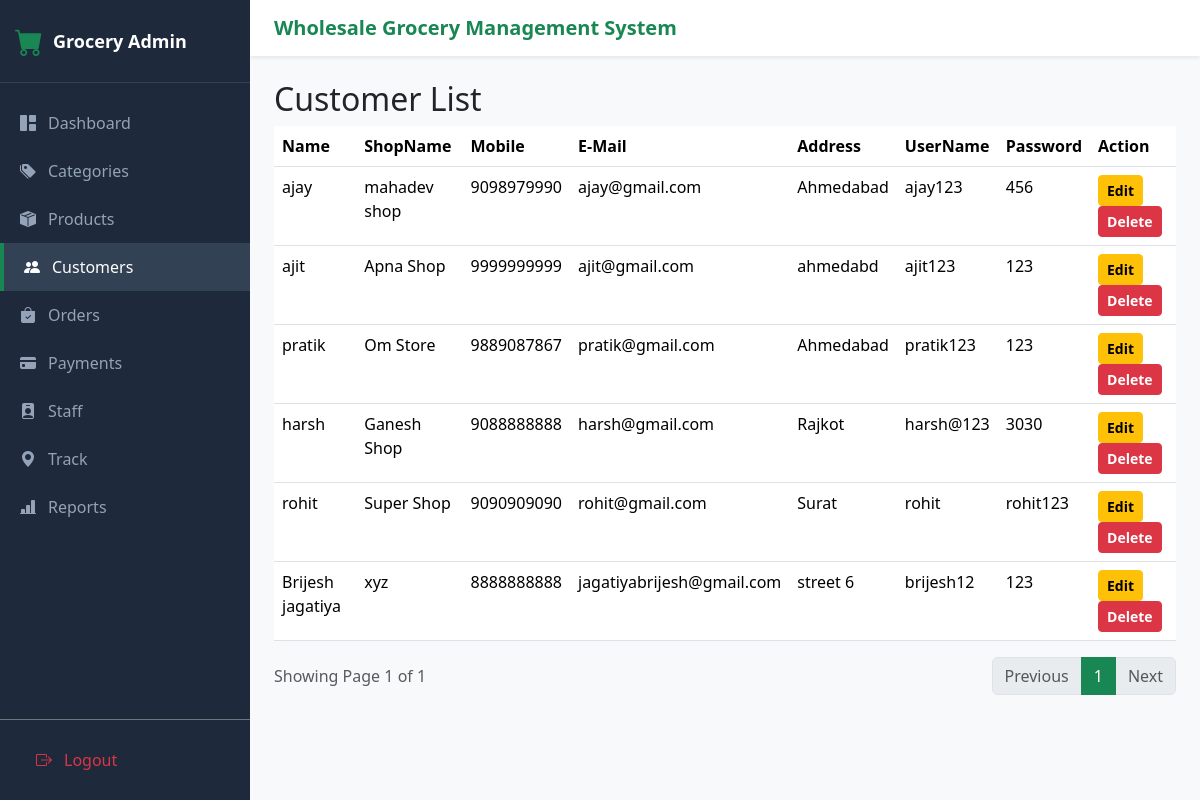
Page /customer-list/ (signed in) on the earlier database version.
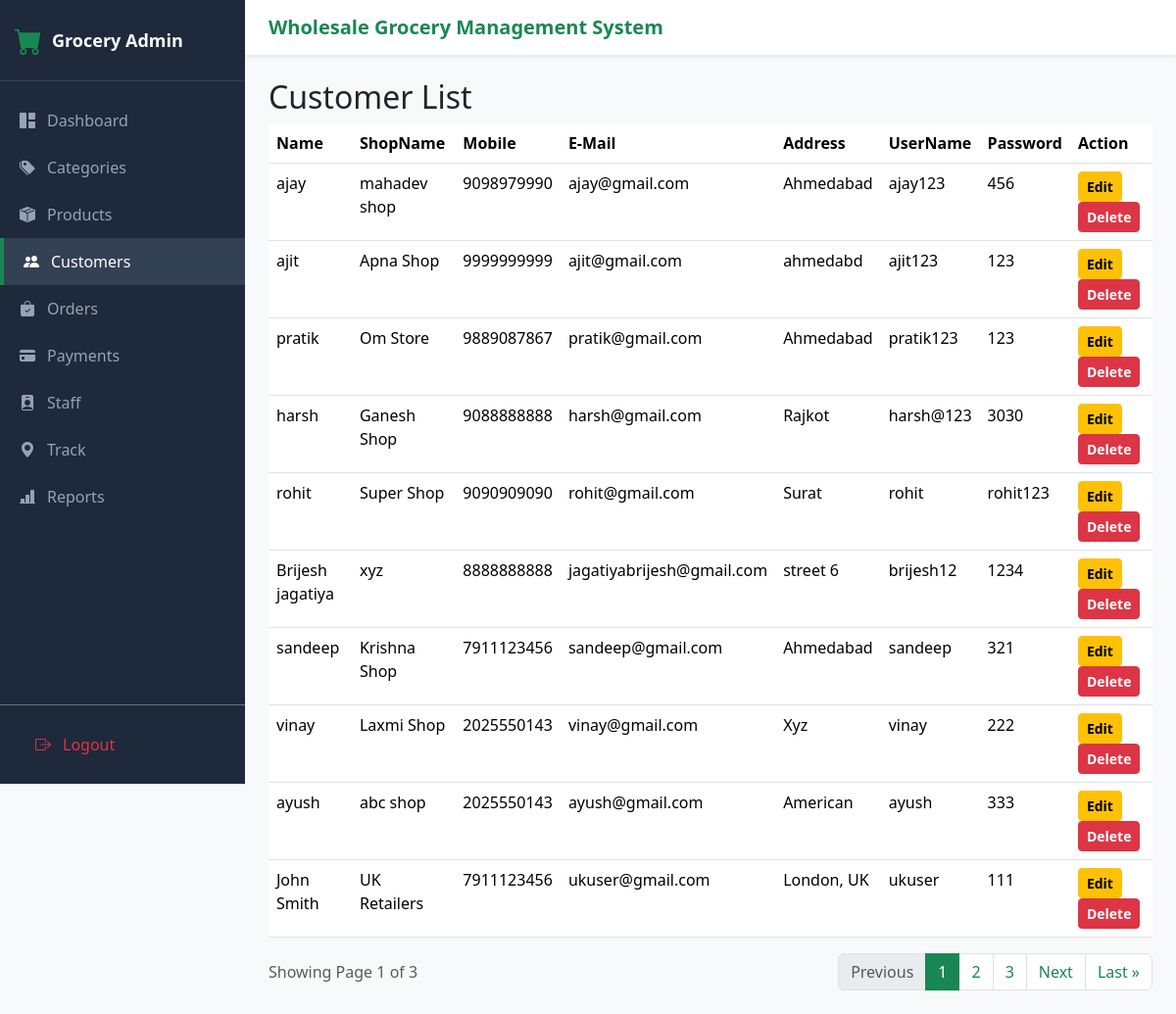
Same page on the later database version.
### GroceryApp/models.py (models this page shows, shortened)
class Customer(models.Model):
    user = models.OneToOneField(User,on_delete=models.CASCADE, null=True, blank=True)
    name = models.CharField(max_length=100)
    shopname = models.CharField(max_length=100)
    mobile = models.CharField(max_length=15)
    country = models.CharField(max_length=50,null=True,blank=True)
    country_code = models.CharField(max_length=10,null=True, blank=True)
    currency_symbol = models.CharField(max_length=10,null=True, blank=True)
    currency_code = models.CharField(max_length=10,null=True, blank=True)
    email = models.EmailField(unique=True)
    address = models.TextField()
    username = models.CharField(max_length=100,unique=True)
    password = models.CharField(max_length=100)

### GroceryApp/views.py (the view)
# urls.py: path("customer-list/",views.customer,name="customer"),
def customer(request):
    if not request.session.get('is_admin'):
        return redirect('/admin-login/')
    customers = Customer.objects.all().order_by('id')
    paginator = Paginator(customers,10)
    page_number = request.GET.get('page')
    customers =  paginator.get_page(page_number)
    return render(request,"admin/customer.html",{'customers':customers})

### templates/admin/customer.html (shortened to what this page needs)
{% extends 'admin/admin_base.html' %}
{% block content %}
<!DOCTYPE html>
<html lang="en">
<head>
</head>
<body>
       <h2>Customer List</h2>
       <table class="table table-border table-hover">
        <thead>
          <tr>
            <th>Name</th>
            <th>ShopName</th>
            <th>Mobile</th>
            <th>E-Mail</th>
            <th>Address</th>
            <th>UserName</th>
            <th>Password</th>
            <th>Action</th>
          </tr>
        </thead>
       <tbody class="tbody">
        {% for customer in customers  %}
        <tr>
            <td>{{ customer.name }}</td>
            <td>{{ customer.shopname }}</td>
            <td>{{ customer.mobile }}</td>
            <td>{{ customer.email }}</td>
            <td>{{ customer.address }}</td>
            <td>{{ customer.username }}</td>
            <td>{{ customer.password }}</td>
            <td>
              <a href="{% url 'edit_customer' customer.id %}" class="btn btn-warning btn-sm fw-bold">Edit</a>
              <a href="{% url 'delete_customer' customer.id %}" class="btn btn-danger btn-sm fw-bold" onclick="return confirm('Are you sure you want to delete this customer?');">Delete</a>
            </td>
        </tr>
        {% endfor %}
       </tbody>
       </table>
       <div class="d-flex justify-content-between align-items-center mt-3">
        <div>
          <span class="text-muted">
            Showing Page {{ customers.number }} of {{ customers.paginator.num_pages }}
          </span>
        </div>
        <nav>
          <ul class="pagination mb-0">
            {% if customers.has_previous %}
              <li class="page-item">
                <a class="page-link text-success" href="?page=1">&laquo; First</a>
              </li>
              <li class="page-item">
                <a class="page-link text-success" href="?page={{ customers.previous_page_number }}">Previous</a>
              </li>
            {% else %}
              <li class="page-item disabled">
                 <span class="page-link">Previous</span>
              </li>
            {% endif %}
            {% for num in customers.paginator.page_range %}
              {% if customers.number == num %}
                <li class="page-item active">
                  <span class="page-link bg-success border-success text-white">{{ num }}</span>
                </li>
              {% elif num > customers.number|add:'-3' and num < customers.number|add:'3' %}
                <li class="page-item">
                  <a class="page-link text-success" href="?page={{ num }}">{{ num }}</a>
                </li>
              {% endif %}
              {% endfor %}
              {% if customers.has_next %}
                <li class="page-item">
                  <a class="page-link text-success" href="?page={{ customers.next_page_number }}">Next</a>
                </li>
                <li class="page-item">
                  <a class="page-link text-success" href="?page={{ customers.paginator.num_pages }}">Last &raquo;</a>
                </li>
              {% else %}
                <li class="page-item disabled">
                  <span class="page-link">Next</span>
                </li>
              {% endif %}
          </ul>
        </nav>
       </div>
</body>
</html>
{% endblock %}

Differences in the rows shown:
changed Customer "Brijesh jagatiya": password "123" → "1234"
added Customer: name "sandeep", shopname "Krishna Shop", mobile "7911123456", email "sandeep@gmail.com", address "Ahmedabad", username "sandeep", password "321"
added Customer: name "vinay", shopname "Laxmi Shop", mobile "2025550143", email "vinay@gmail.com", address "Xyz", username "vinay", password "222"
added Customer: name "ayush", shopname "abc shop", mobile "2025550143", email "ayush@gmail.com", address "American", username "ayush", password "333"
added Customer: name "John Smith", shopname "UK Retailers", mobile "7911123456", email "ukuser@gmail.com", address "London, UK", username "ukuser", password "111"
Other differences:
{{ customers.paginator.num_pages }}: "1" → "3"
new list line: "2"
new list line: "3"
text now shown: "Last »"
